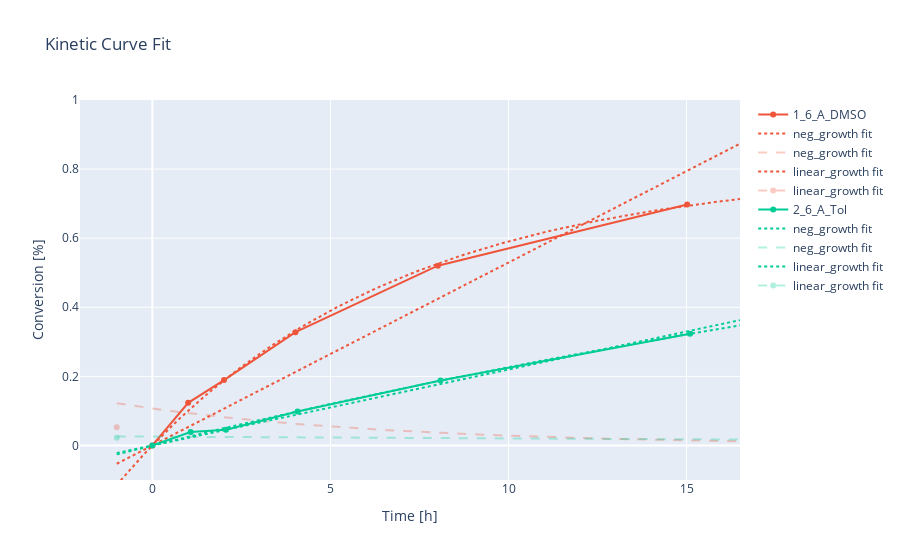

The code cell stored with this chart in its notebook:
### Code cell
fig = px.line(title="Kinetic Curve Fit", labels={"x":"time", "y":"conversion"})
hard_to_fit = [] # array for kinetic fits that meet a filter criteria further down the code
colors = px.colors.qualitative.Plotly # set up a simple color palette
extended_xdata = np.linspace(-1, 16.5, 100)


def add_fits_to_plot(fit_func, fit_func_derivative, fit_func_params, idx):
    marker_dict = dict(color=colors[idx%len(colors)]) # set same colors per kinetic
    fig.add_scatter(
        x=extended_xdata, y=fit_func(extended_xdata, *fit_func_params),
        opacity=1, line=dict(dash="dot"), name=f"{fit_func.__name__} fit", marker=marker_dict)
    print(fit_func_params)
    fig.add_scatter(
        x=extended_xdata, y=fit_func_derivative(extended_xdata, *fit_func_params),
        opacity=0.3, line=dict(dash="dash"), name=f"{fit_func.__name__} fit", marker=marker_dict)

for idx, kinetic_curve in enumerate(kinetic_curves):
    ydata = kinetic_curve["conversion"].values
    xdata = kinetic_curve["time"].values

    # choosing a few test function
    if not idx in (1, 2):
        continue

    # fitting section
    p0 = [max(ydata), 0.1] # this is a mandatory initial guess
    cv_data = curve_fit(f=neg_growth, xdata=xdata, ydata=ydata, p0=p0, nan_policy="omit", maxfev=800*10)
    popt, pcov = cv_data
        # fit with linear growth
    p0_l = [max(ydata)/7]
    cv_data_l = curve_fit(f=linear_growth, xdata=xdata, ydata=ydata, p0=p0_l, nan_policy="omit")
    popt_l, pcov_l = cv_data_l

    # calculate the squared error of fit and data points
    y_st =[]
    x_st = []
    for y_val, x_val in zip(ydata, xdata):
        if np.isnan(y_val) or np.isnan(x_val):
            continue
        y_st.append(y_val)
        x_st.append(x_val)
    y_st = np.array(y_st)
    x_st = np.array(x_st)
    squared_error = np.sum((y_st - neg_growth(x_st, *popt))**2)
    print("{:.6f}".format(squared_error), str(idx) + ": The optimal parameters are " + " and ".join("%.3f" % x for x in popt) + ". The variance is " + " and respectively ".join("{:.3f} {:.3f}".format(x, y) for x, y in pcov) + ".")

    # filter for inspection
    # if not ((popt[1]) < 0.001).any(): continue
    # hard_to_fit.append(idx)

# ''' comment out if no plot is needed.
    marker_dict = dict(color=colors[idx%len(colors)]) # set same colors per kinetic
    fig.add_scatter(x=xdata, y=ydata, mode="lines+markers", opacity=1, name=kinetic_curve["experiment"].iloc[1], marker=marker_dict)
    add_fits_to_plot(neg_growth, neg_growth_derivative, popt, idx)
    add_fits_to_plot(linear_growth, linear_growth_derivative, [popt_l], idx)


fig.update_layout(
    yaxis=dict(
        range=[-0.1,1]
    ),
    xaxis_title="Time [h]",
    yaxis_title="Conversion [%]"
)
fig.show()
# '''
print(hard_to_fit, len(hard_to_fit)/len(kinetic_curves))
